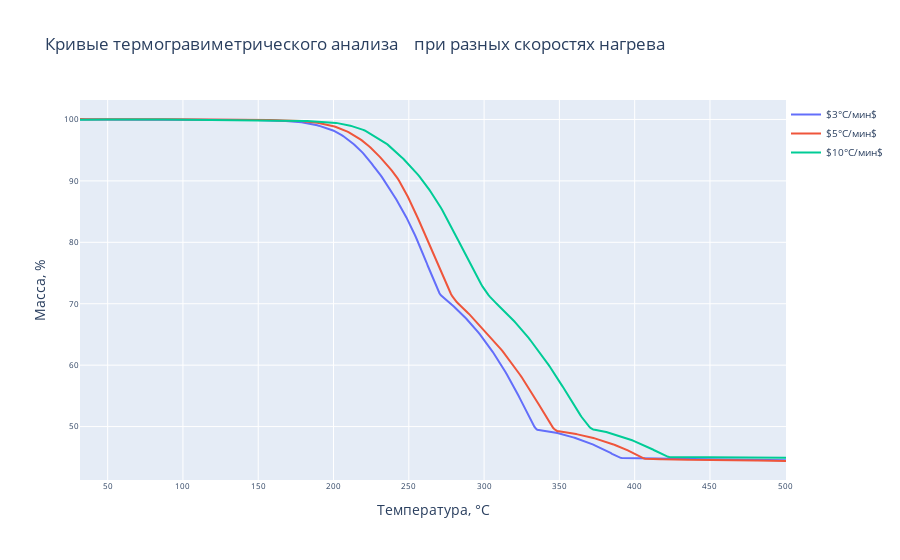

The notebook cell this image was saved under:
### Markdown cell above
Кинетику твердофазных реакций можно изучать с помощью термических аналитических методов путем измерения свойств образца при нагреве или при постоянной температуре. Если реакция связана с потерей массы, то масса отслеживается на протяжении реакции, и кинетика обычно изучается с помощью термогравиметрии (ТГА). Тепловой эффект (выделяющийся или поглощаемый) - это еще одно измеряемое свойство, которое используется для кинетической оценки с использованием дифференциальной сканирующей калориметрии (ДСК) или дифференциального термического анализа (ДТА). Данные о потере массы или потоке тепла преобразуются в нормализованную форму, называемую степенью превращения ($\alpha$). Степень превращения варьирует от 0 до 1 и является мерой прогресса реакции в зависимости от времени или температуры.

Для изотермического термогравиметрического анализа доля превращения в любой момент времени определяется следующим образом:

$$ \alpha = \frac{{m_0 - m_t}}{{m_0 - m_{\infty}}} \tag{1}$$

где:
$ m_0 $ - начальная масса образца,
 $ m_t $ - масса образца в момент времени $ t $, 
 $ m_{\infty} $ - конечная масса образца.

### Code cell
import plotly.graph_objects as go

fig = go.Figure()

fig.add_trace(go.Scatter(x=df.index, y=df['3'], name=r'$3°C/мин$'))
fig.add_trace(go.Scatter(x=df.index, y=df['5'], name=r'$5°C/мин$'))
fig.add_trace(go.Scatter(x=df.index, y=df['10'], name=r'$10°C/мин$'))

fig.update_layout(
xaxis=dict(title='Температура, °С'),
yaxis=dict(title='Масса, %'),
title=dict(text='Кривые термогравиметрического анализа\
    при разных скоростях нагрева')
)

fig.update_layout(
legend=dict(
x=1,
y=1,
traceorder="normal",
font=dict(size=10)
),
xaxis_tickfont=dict(size=8),
yaxis_tickfont=dict(size=8)
)

fig.show()

### Figure 1 — Plotly figure (JSON) as saved in the notebook; plotly's stock layout.template omitted (floating-point values rounded to 4 significant figures; data arrays with more than 128 entries replaced by an {"elided": "..."} marker saying what was removed)
{"data": [{"name": "$3°C/мин$", "type": "scatter", "x": {"elided": "492 float values"}, "y": {"elided": "492 float values"}}, {"name": "$5°C/мин$", "type": "scatter", "x": {"elided": "492 float values"}, "y": {"elided": "492 float values"}}, {"name": "$10°C/мин$", "type": "scatter", "x": {"elided": "492 float values"}, "y": {"elided": "492 float values"}}], "layout": {"legend": {"font": {"size": 10}, "traceorder": "normal", "x": 1, "y": 1}, "title": {"text": "Кривые термогравиметрического анализа    при разных скоростях нагрева"}, "xaxis": {"tickfont": {"size": 8}, "title": {"text": "Температура, °С"}}, "yaxis": {"tickfont": {"size": 8}, "title": {"text": "Масса, %"}}}}
